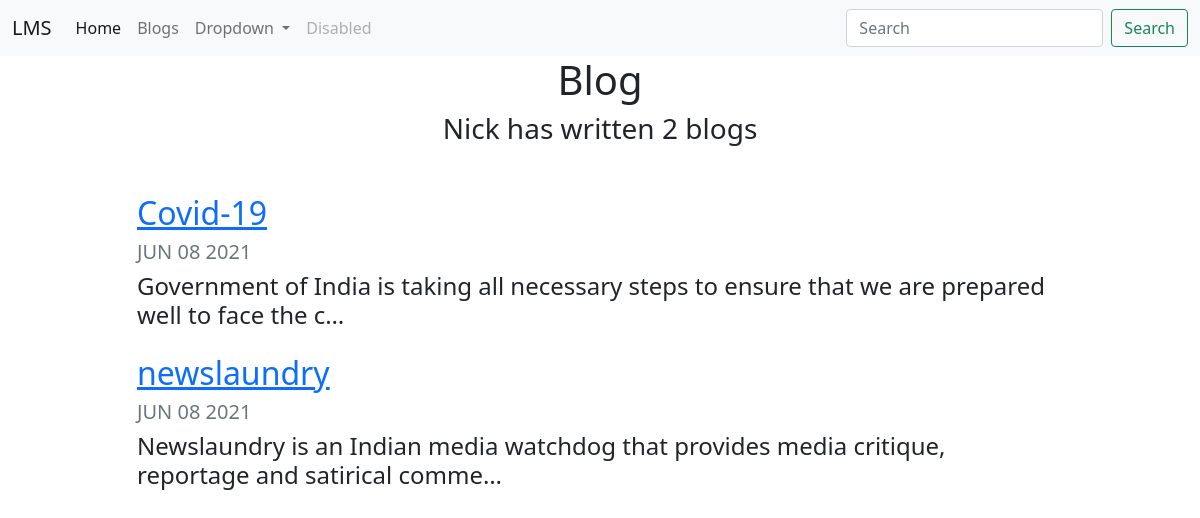
Screenshot of /blog/ with the database file from the repository.
### blog/models.py (models this page shows, shortened)
class Blog(models.Model):
    title = models.CharField(max_length=200)
    description = models.TextField()
    date = models.DateField()

### blog/views.py (the view)
# urls.py: path('', views.blog_home, name='blog_home'),
def blog_home(request):
    blogs = Blog.objects.order_by('-date')[:5]
    return render(request, 'blog/blog_home.html', {'blogs': blogs})

### blog/templates/blog/blog_home.html
{% extends "portfolio/base.html" %}
{% load static %}
{% block content %}
<h1 id="blogtitle" class="font-weight-bold text-center">Blog</h1>
<h3 class="text-center mb-5">Nick has written {{ blogs.count }} blog{{ blogs.count|pluralize }}</h3>
{% for blog in blogs %}
<div class="row justify-content-center my-3">
  <div class="col-md-10">
    <a href="{% url 'blog:detail' blog.id %}">
      <h2>{{ blog.title }}</h2>
    </a>
    <h5 class="text-muted">{{ blog.date|date:'M d Y'|upper }}</h5>
    <h4>{{ blog.description|striptags|truncatechars:100 }}</h4>
  </div>
</div>
{% endfor %}
{% endblock %}

### rows the page displays
Blog: title "Covid-19", date "JUN 08 2021", description "Government of India is taking all necessary steps to ensure that we are prepared well to face the c…"
Blog: title "newslaundry", date "JUN 08 2021", description "Newslaundry is an Indian media watchdog that provides media critique, reportage and satirical comme…"

### other values shown
{{ blogs.count }} "2"
